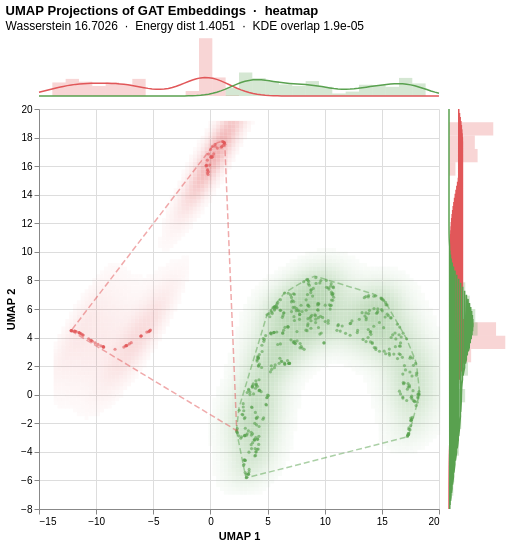

The code cell stored with this chart in its notebook:
### Code cell
chart_c = (
    alt.vconcat(
        alt.hconcat(top_marginal, spacer, spacing=5),
        alt.hconcat(main_c, right_marginal, spacing=5),
        spacing=5,
    )
    .add_params(selection)
    .properties(
        title=alt.TitleParams(
            text="UMAP Projections of GAT Embeddings  ·  heatmap",
            subtitle=subtitle,
            anchor="start",
        )
    )
    .configure_view(stroke=None)
)

HTML_C = OUT_DIR / "umap_altair_heatmap.html"
SPEC_C = OUT_DIR / "umap_altair_heatmap.spec.json"
SVG_C  = OUT_DIR / "umap_altair_heatmap.svg"

chart_c.save(str(HTML_C))
SPEC_C.write_text(json.dumps(chart_c.to_dict(), indent=2))
SVG_C.write_text(vlc.vegalite_to_svg(json.dumps(chart_c.to_dict())))

print(f"HTML: {HTML_C.relative_to(REPO)}   {kb(HTML_C)}")
print(f"SPEC: {SPEC_C.relative_to(REPO)}   {kb(SPEC_C)}")
print(f"SVG : {SVG_C.relative_to(REPO)}   {kb(SVG_C)}")
chart_c

### Figure 1 — Vega-Lite specification as saved in the notebook (floating-point values rounded to 4 significant figures; data arrays with more than 128 entries replaced by an {"elided": "..."} marker saying what was removed)
{"config": {"view": {"continuousWidth": 300, "continuousHeight": 300, "stroke": null}}, "vconcat": [{"hconcat": [{"layer": [{"data": {"name": "data-5487f0bf6612b6816bfbddda06470fdb"}, "mark": {"type": "rect"}, "encoding": {"color": {"field": "attack_type", "legend": null, "scale": {"domain": ["Attack", "Normal"], "range": ["#E15759", "#59A14F"]}, "type": "nominal"}, "opacity": {"condition": {"param": "param_bc7a727295e315ff", "value": 0.25}, "value": 0.0}, "x": {"axis": null, "field": "start", "scale": {"domain": [-13.72, 19.8]}, "type": "quantitative"}, "x2": {"field": "end"}, "y": {"axis": null, "field": "density", "type": "quantitative"}}, "name": "view_beacd85dbe022939_0"}, {"data": {"name": "data-2bd963af7d4d1cb417b27f493364d9e4"}, "mark": {"type": "line", "strokeWidth": 1.5}, "encoding": {"color": {"field": "attack_type", "legend": null, "scale": {"domain": ["Attack", "Normal"], "range": ["#E15759", "#59A14F"]}, "type": "nominal"}, "detail": {"field": "attack_type", "type": "nominal"}, "opacity": {"condition": {"param": "param_bc7a727295e315ff", "value": 1.0}, "value": 0.0}, "x": {"axis": null, "field": "v", "scale": {"domain": [-13.72, 19.8]}, "type": "quantitative"}, "y": {"axis": null, "field": "d", "type": "quantitative"}}}], "height": 60, "width": 400}, {"data": {"name": "data-6fad5c34291b82fc9632cbce143d677a"}, "mark": {"type": "text", "text": ""}, "height": 60, "name": "view_e23b96adad74dc45_1", "width": 60}], "spacing": 5}, {"hconcat": [{"layer": [{"data": {"name": "data-c004d7980e0b3fe84e8a7f19be8c659e"}, "mark": {"type": "rect"}, "encoding": {"color": {"field": "attack_type", "legend": {"orient": "top", "title": null}, "scale": {"domain": ["Attack", "Normal"], "range": ["#E15759", "#59A14F"]}, "type": "nominal"}, "opacity": {"condition": {"param": "param_bc7a727295e315ff", "field": "density", "legend": null, "scale": {"domain": [0.05, 1.0], "range": [0.03, 0.45]}, "type": "quantitative"}, "value": 0.0}, "x": {"axis": {"title": "UMAP 1"}, "field": "x", "scale": {"domain": [-13.72, 19.8]}, "type": "quantitative"}, "x2": {"field": "x2"}, "y": {"axis": {"title": "UMAP 2"}, "field": "y", "scale": {"domain": [-7.0, 18.91]}, "type": "quantitative"}, "y2": {"field": "y2"}}, "name": "view_34c786b8304fc466_0"}, {"data": {"name": "data-a8530b6f78eaa5b5a1ea54ccccd986e9"}, "mark": {"type": "line", "strokeDash": [6, 3], "strokeWidth": 1.5}, "encoding": {"color": {"field": "attack_type", "legend": null, "scale": {"domain": ["Attack", "Normal"], "range": ["#E15759", "#59A14F"]}, "type": "nominal"}, "detail": {"field": "attack_type", "type": "nominal"}, "opacity": {"condition": {"param": "param_bc7a727295e315ff", "value": 0.5}, "value": 0.0}, "order": {"field": "order", "type": "quantitative"}, "x": {"field": "x", "type": "quantitative"}, "y": {"field": "y", "type": "quantitative"}}}, {"data": {"name": "data-2c02ec43643447844517cb0dbc712853"}, "mark": {"type": "circle", "size": 10}, "encoding": {"color": {"field": "attack_type", "legend": null, "scale": {"domain": ["Attack", "Normal"], "range": ["#E15759", "#59A14F"]}, "type": "nominal"}, "opacity": {"condition": {"param": "param_bc7a727295e315ff", "value": 0.6}, "value": 0.0}, "x": {"field": "x", "type": "quantitative"}, "y": {"field": "y", "type": "quantitative"}}}], "height": 400, "width": 400}, {"layer": [{"data": {"name": "data-d675a9b88694b4a5ae4b6685c876223f"}, "mark": {"type": "rect"}, "encoding": {"color": {"field": "attack_type", "legend": null, "scale": {"domain": ["Attack", "Normal"], "range": ["#E15759", "#59A14F"]}, "type": "nominal"}, "opacity": {"condition": {"param": "param_bc7a727295e315ff", "value": 0.25}, "value": 0.0}, "x": {"axis": null, "field": "density", "type": "quantitative"}, "y": {"axis": null, "field": "start", "scale": {"domain": [-7.0, 18.91]}, "type": "quantitative"}, "y2": {"field": "end"}}, "name": "view_f2f46f34db83df56_0"}, {"data": {"name": "data-dd8d4369726311e849d84e8c3f251752"}, "mark": {"type": "line", "strokeWidth": 1.5}, "encoding": {"color": {"field": "attack_type", "legend": null, "scale": {"domain": ["Attack", "Normal"], "range": ["#E15759", "#59A14F"]}, "type": "nominal"}, "detail": {"field": "attack_type", "type": "nominal"}, "opacity": {"condition": {"param": "param_bc7a727295e315ff", "value": 1.0}, "value": 0.0}, "x": {"axis": null, "field": "d", "type": "quantitative"}, "y": {"axis": null, "field": "v", "scale": {"domain": [-7.0, 18.91]}, "type": "quantitative"}}}], "height": 400, "width": 60}], "spacing": 5}], "params": [{"name": "param_bc7a727295e315ff", "select": {"type": "point", "fields": ["attack_type"]}, "bind": "legend", "views": ["view_f2f46f34db83df56_0"]}], "spacing": 5, "title": {"text": "UMAP Projections of GAT Embeddings  ·  heatmap", "anchor": "start", "subtitle": "Wasserstein 16.7026  ·  Energy dist 1.4051  ·  KDE overlap 1.9e-05"}, "$schema": "https://vega.github.io/schema/vega-lite/v6.4.1.json", "datasets": {"data-5487f0bf6612b6816bfbddda06470fdb": [{"attack_type": "Attack", "start": -13.72, "end": -12.6, "density": 0.0}, {"attack_type": "Attack", "start": -12.6, "end": -11.49, "density": 0.06775}, {"attack_type": "Attack", "start": -11.49, "end": -10.37, "density": 0.08558}, {"attack_type": "Attack", "start": -10.37, "end": -9.251, "density": 0.07132}, {"attack_type": "Attack", "start": -9.251, "end": -8.134, "density": 0.04992}, {"attack_type": "Attack", "start": -8.134, "end": -7.017, "density": 0.06775}, {"attack_type": "Attack", "start": -7.017, "end": -5.899, "density": 0.05706}, {"attack_type": "Attack", "start": -5.899, "end": -4.782, "density": 0.08558}, {"attack_type": "Attack", "start": -4.782, "end": -3.665, "density": 0.0}, {"attack_type": "Attack", "start": -3.665, "end": -2.548, "density": 0.0}, {"attack_type": "Attack", "start": -2.548, "end": -1.43, "density": 0.0}, {"attack_type": "Attack", "start": -1.43, "end": -0.313, "density": 0.02496}, {"attack_type": "Attack", "start": -0.313, "end": 0.804, "density": 0.2888}, {"attack_type": "Attack", "start": 0.804, "end": 1.921, "density": 0.09272}, {"attack_type": "Attack", "start": 1.921, "end": 3.039, "density": 0.003566}, {"attack_type": "Attack", "start": 3.039, "end": 4.156, "density": 0.0}, {"attack_type": "Attack", "start": 4.156, "end": 5.273, "density": 0.0}, {"attack_type": "Attack", "start": 5.273, "end": 6.39, "density": 0.0}, {"attack_type": "Attack", "start": 6.39, "end": 7.508, "density": 0.0}, {"attack_type": "Attack", "start": 7.508, "end": 8.625, "density": 0.0}, {"attack_type": "Attack", "start": 8.625, "end": 9.742, "density": 0.0}, {"attack_type": "Attack", "start": 9.742, "end": 10.86, "density": 0.0}, {"attack_type": "Attack", "start": 10.86, "end": 11.98, "density": 0.0}, {"attack_type": "Attack", "start": 11.98, "end": 13.09, "density": 0.0}, {"attack_type": "Attack", "start": 13.09, "end": 14.21, "density": 0.0}, {"attack_type": "Attack", "start": 14.21, "end": 15.33, "density": 0.0}, {"attack_type": "Attack", "start": 15.33, "end": 16.45, "density": 0.0}, {"attack_type": "Attack", "start": 16.45, "end": 17.56, "density": 0.0}, {"attack_type": "Attack", "start": 17.56, "end": 18.68, "density": 0.0}, {"attack_type": "Attack", "start": 18.68, "end": 19.8, "density": 0.0}, {"attack_type": "Normal", "start": -13.72, "end": -12.6, "density": 0.0}, {"attack_type": "Normal", "start": -12.6, "end": -11.49, "density": 0.0}, {"attack_type": "Normal", "start": -11.49, "end": -10.37, "density": 0.0}, {"attack_type": "Normal", "start": -10.37, "end": -9.251, "density": 0.0}, {"attack_type": "Normal", "start": -9.251, "end": -8.134, "density": 0.0}, {"attack_type": "Normal", "start": -8.134, "end": -7.017, "density": 0.0}, {"attack_type": "Normal", "start": -7.017, "end": -5.899, "density": 0.0}, {"attack_type": "Normal", "start": -5.899, "end": -4.782, "density": 0.0}, {"attack_type": "Normal", "start": -4.782, "end": -3.665, "density": 0.0}, {"attack_type": "Normal", "start": -3.665, "end": -2.548, "density": 0.0}, {"attack_type": "Normal", "start": -2.548, "end": -1.43, "density": 0.0}, {"attack_type": "Normal", "start": -1.43, "end": -0.313, "density": 0.0}, {"attack_type": "Normal", "start": -0.313, "end": 0.804, "density": 0.0}, {"attack_type": "Normal", "start": 0.804, "end": 1.921, "density": 0.0}, {"attack_type": "Normal", "start": 1.921, "end": 3.039, "density": 0.04084}, {"attack_type": "Normal", "start": 3.039, "end": 4.156, "density": 0.1175}, {"attack_type": "Normal", "start": 4.156, "end": 5.273, "density": 0.0894}, {"attack_type": "Normal", "start": 5.273, "end": 6.39, "density": 0.07394}, {"attack_type": "Normal", "start": 6.39, "end": 7.508, "density": 0.05794}, {"attack_type": "Normal", "start": 7.508, "end": 8.625, "density": 0.05022}, {"attack_type": "Normal", "start": 8.625, "end": 9.742, "density": 0.0745}, {"attack_type": "Normal", "start": 9.742, "end": 10.86, "density": 0.0458}, {"attack_type": "Normal", "start": 10.86, "end": 11.98, "density": 0.01269}, {"attack_type": "Normal", "start": 11.98, "end": 13.09, "density": 0.02207}, {"attack_type": "Normal", "start": 13.09, "end": 14.21, "density": 0.05629}, {"attack_type": "Normal", "start": 14.21, "end": 15.33, "density": 0.05463}, {"attack_type": "Normal", "start": 15.33, "end": 16.45, "density": 0.0458}, {"attack_type": "Normal", "start": 16.45, "end": 17.56, "density": 0.0905}, {"attack_type": "Normal", "start": 17.56, "end": 18.68, "density": 0.06291}, {"attack_type": "Normal", "start": 18.68, "end": 19.8, "density": 0.0}], "data-2bd963af7d4d1cb417b27f493364d9e4": {"elided": "200 records"}, "data-6fad5c34291b82fc9632cbce143d677a": [{"_": 0}], "data-c004d7980e0b3fe84e8a7f19be8c659e": {"elided": "3729 records"}, "data-a8530b6f78eaa5b5a1ea54ccccd986e9": [{"attack_type": "Attack", "order": 0, "x": -12.2, "y": 4.477}, {"attack_type": "Attack", "order": 1, "x": 2.3, "y": -2.509}, {"attack_type": "Attack", "order": 2, "x": 1.256, "y": 17.54}, {"attack_type": "Attack", "order": 3, "x": 1.229, "y": 17.62}, {"attack_type": "Attack", "order": 4, "x": 1.222, "y": 17.63}, {"attack_type": "Attack", "order": 5, "x": 1.211, "y": 17.65}, {"attack_type": "Attack", "order": 6, "x": 1.193, "y": 17.66}, {"attack_type": "Attack", "order": 7, "x": 1.093, "y": 17.73}, {"attack_type": "Attack", "order": 8, "x": 1.057, "y": 17.73}, {"attack_type": "Attack", "order": 9, "x": 1.026, "y": 17.73}, {"attack_type": "Attack", "order": 10, "x": 0.612, "y": 17.64}, {"attack_type": "Attack", "order": 11, "x": 0.309, "y": 17.5}, {"attack_type": "Attack", "order": 12, "x": 0.244, "y": 17.45}, {"attack_type": "Attack", "order": 13, "x": -12.2, "y": 4.477}, {"attack_type": "Normal", "order": 0, "x": 2.273, "y": -2.5}, {"attack_type": "Normal", "order": 1, "x": 2.911, "y": -5.063}, {"attack_type": "Normal", "order": 2, "x": 3.005, "y": -5.409}, {"attack_type": "Normal", "order": 3, "x": 3.121, "y": -5.824}, {"attack_type": "Normal", "order": 4, "x": 3.128, "y": -5.823}, {"attack_type": "Normal", "order": 5, "x": 17.2, "y": -2.954}, {"attack_type": "Normal", "order": 6, "x": 17.23, "y": -2.917}, {"attack_type": "Normal", "order": 7, "x": 17.34, "y": -2.782}, {"attack_type": "Normal", "order": 8, "x": 17.39, "y": -2.692}, {"attack_type": "Normal", "order": 9, "x": 18.1, "y": -0.593}, {"attack_type": "Normal", "order": 10, "x": 18.25, "y": 0.045}, {"attack_type": "Normal", "order": 11, "x": 18.27, "y": 0.322}, {"attack_type": "Normal", "order": 12, "x": 18.04, "y": 2.106}, {"attack_type": "Normal", "order": 13, "x": 17.95, "y": 2.368}, {"attack_type": "Normal", "order": 14, "x": 17.16, "y": 3.92}, {"attack_type": "Normal", "order": 15, "x": 15.45, "y": 6.284}, {"attack_type": "Normal", "order": 16, "x": 15.32, "y": 6.458}, {"attack_type": "Normal", "order": 17, "x": 15.14, "y": 6.62}, {"attack_type": "Normal", "order": 18, "x": 15.0, "y": 6.721}, {"attack_type": "Normal", "order": 19, "x": 14.93, "y": 6.762}, {"attack_type": "Normal", "order": 20, "x": 14.3, "y": 7.035}, {"attack_type": "Normal", "order": 21, "x": 14.11, "y": 7.088}, {"attack_type": "Normal", "order": 22, "x": 9.26, "y": 8.269}, {"attack_type": "Normal", "order": 23, "x": 9.108, "y": 8.297}, {"attack_type": "Normal", "order": 24, "x": 8.452, "y": 8.076}, {"attack_type": "Normal", "order": 25, "x": 6.708, "y": 7.243}, {"attack_type": "Normal", "order": 26, "x": 6.488, "y": 7.132}, {"attack_type": "Normal", "order": 27, "x": 6.394, "y": 7.04}, {"attack_type": "Normal", "order": 28, "x": 4.949, "y": 5.592}, {"attack_type": "Normal", "order": 29, "x": 2.505, "y": -0.905}, {"attack_type": "Normal", "order": 30, "x": 2.273, "y": -2.5}], "data-2c02ec43643447844517cb0dbc712853": {"elided": "500 records"}, "data-d675a9b88694b4a5ae4b6685c876223f": [{"attack_type": "Attack", "start": -7.002, "end": -6.138, "density": 0.0}, {"attack_type": "Attack", "start": -6.138, "end": -5.274, "density": 0.0}, {"attack_type": "Attack", "start": -5.274, "end": -4.41, "density": 0.0}, {"attack_type": "Attack", "start": -4.41, "end": -3.546, "density": 0.0}, {"attack_type": "Attack", "start": -3.546, "end": -2.682, "density": 0.0}, {"attack_type": "Attack", "start": -2.682, "end": -1.819, "density": 0.004612}, {"attack_type": "Attack", "start": -1.819, "end": -0.955, "density": 0.0}, {"attack_type": "Attack", "start": -0.955, "end": -0.091, "density": 0.0}, {"attack_type": "Attack", "start": -0.091, "end": 0.773, "density": 0.0}, {"attack_type": "Attack", "start": 0.773, "end": 1.637, "density": 0.0}, {"attack_type": "Attack", "start": 1.637, "end": 2.501, "density": 0.0}, {"attack_type": "Attack", "start": 2.501, "end": 3.364, "density": 0.1107}, {"attack_type": "Attack", "start": 3.364, "end": 4.228, "density": 0.2813}, {"attack_type": "Attack", "start": 4.228, "end": 5.092, "density": 0.2352}, {"attack_type": "Attack", "start": 5.092, "end": 5.956, "density": 0.0}, {"attack_type": "Attack", "start": 5.956, "end": 6.82, "density": 0.0}, {"attack_type": "Attack", "start": 6.82, "end": 7.684, "density": 0.0}, {"attack_type": "Attack", "start": 7.684, "end": 8.547, "density": 0.0}, {"attack_type": "Attack", "start": 8.547, "end": 9.411, "density": 0.0}, {"attack_type": "Attack", "start": 9.411, "end": 10.28, "density": 0.0}, {"attack_type": "Attack", "start": 10.28, "end": 11.14, "density": 0.0}, {"attack_type": "Attack", "start": 11.14, "end": 12.0, "density": 0.0}, {"attack_type": "Attack", "start": 12.0, "end": 12.87, "density": 0.0}, {"attack_type": "Attack", "start": 12.87, "end": 13.73, "density": 0.0}, {"attack_type": "Attack", "start": 13.73, "end": 14.59, "density": 0.0}, {"attack_type": "Attack", "start": 14.59, "end": 15.46, "density": 0.03228}, {"attack_type": "Attack", "start": 15.46, "end": 16.32, "density": 0.143}, {"attack_type": "Attack", "start": 16.32, "end": 17.19, "density": 0.1291}, {"attack_type": "Attack", "start": 17.19, "end": 18.05, "density": 0.2214}, {"attack_type": "Attack", "start": 18.05, "end": 18.91, "density": 0.0}, {"attack_type": "Normal", "start": -7.002, "end": -6.138, "density": 0.0}, {"attack_type": "Normal", "start": -6.138, "end": -5.274, "density": 0.02141}, {"attack_type": "Normal", "start": -5.274, "end": -4.41, "density": 0.02641}, {"attack_type": "Normal", "start": -4.41, "end": -3.546, "density": 0.02212}, {"attack_type": "Normal", "start": -3.546, "end": -2.682, "density": 0.04996}, {"attack_type": "Normal", "start": -2.682, "end": -1.819, "density": 0.03497}, {"attack_type": "Normal", "start": -1.819, "end": -0.955, "density": 0.06138}, {"attack_type": "Normal", "start": -0.955, "end": -0.091, "density": 0.05495}, {"attack_type": "Normal", "start": -0.091, "end": 0.773, "density": 0.08065}, {"attack_type": "Normal", "start": 0.773, "end": 1.637, "density": 0.03783}, {"attack_type": "Normal", "start": 1.637, "end": 2.501, "density": 0.09492}, {"attack_type": "Normal", "start": 2.501, "end": 3.364, "density": 0.07422}, {"attack_type": "Normal", "start": 3.364, "end": 4.228, "density": 0.1021}, {"attack_type": "Normal", "start": 4.228, "end": 5.092, "density": 0.1427}, {"attack_type": "Normal", "start": 5.092, "end": 5.956, "density": 0.1313}, {"attack_type": "Normal", "start": 5.956, "end": 6.82, "density": 0.1042}, {"attack_type": "Normal", "start": 6.82, "end": 7.684, "density": 0.08136}, {"attack_type": "Normal", "start": 7.684, "end": 8.547, "density": 0.03711}, {"attack_type": "Normal", "start": 8.547, "end": 9.411, "density": 0.0}, {"attack_type": "Normal", "start": 9.411, "end": 10.28, "density": 0.0}, {"attack_type": "Normal", "start": 10.28, "end": 11.14, "density": 0.0}, {"attack_type": "Normal", "start": 11.14, "end": 12.0, "density": 0.0}, {"attack_type": "Normal", "start": 12.0, "end": 12.87, "density": 0.0}, {"attack_type": "Normal", "start": 12.87, "end": 13.73, "density": 0.0}, {"attack_type": "Normal", "start": 13.73, "end": 14.59, "density": 0.0}, {"attack_type": "Normal", "start": 14.59, "end": 15.46, "density": 0.0}, {"attack_type": "Normal", "start": 15.46, "end": 16.32, "density": 0.0}, {"attack_type": "Normal", "start": 16.32, "end": 17.19, "density": 0.0}, {"attack_type": "Normal", "start": 17.19, "end": 18.05, "density": 0.0}, {"attack_type": "Normal", "start": 18.05, "end": 18.91, "density": 0.0}], "data-dd8d4369726311e849d84e8c3f251752": {"elided": "200 records"}}}
